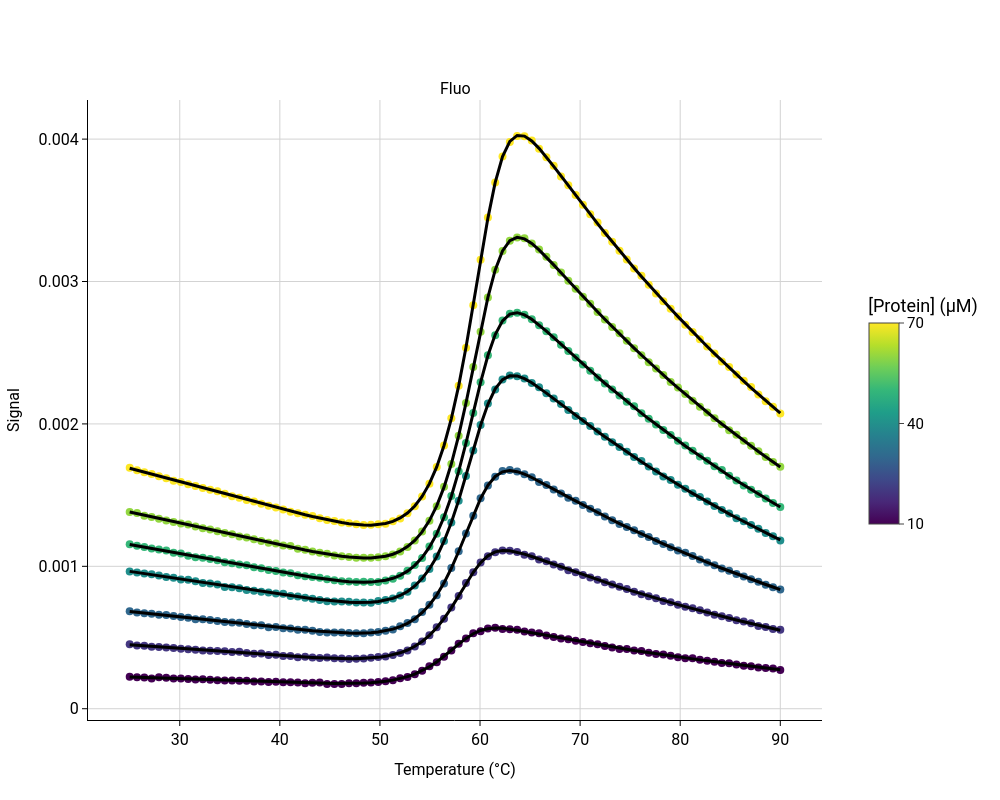

Notebook cell for this chart:
### Markdown cell above
Now we proceed to fit the data with local intercepts and local slopes.

### Code cell
dimer_sim.fit_thermal_unfolding_global()
print("Fitted parameters:")
print(dimer_sim.params_df.head())
fig = plot_unfolding(dimer_sim)
fig.show()
